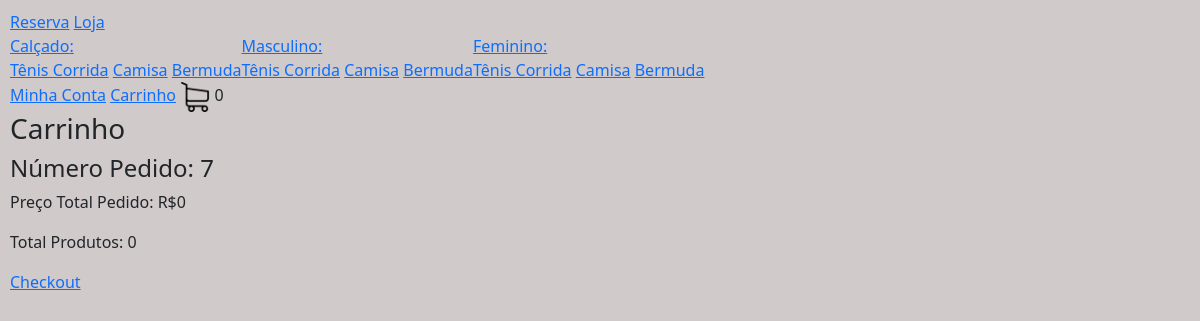
Before: /carrinho/ (signed in) with the older database file.
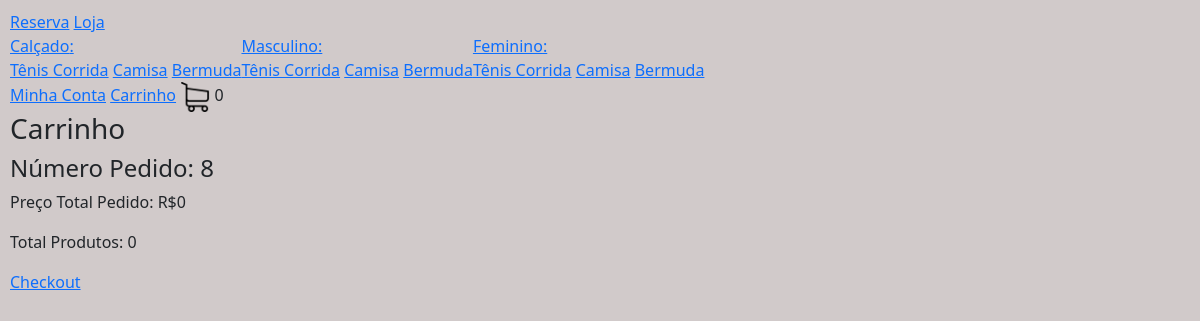
After: the same page with the newer database file.
### loja/models.py (models this page shows, shortened)
class Pedido(models.Model):
     cliente =  models.ForeignKey(Cliente, null=True, blank=True, on_delete=models.SET_NULL)
     finalizado =  models.BooleanField(default=False)
     codigo_transacao =  models.CharField(max_length=200, null=True, blank=True)
     endereco = models.ForeignKey(Endereco, null=True, blank=True, on_delete=models.SET_NULL)
     data_finalizacao = models.DateField(null=True, blank=True)
     @property
     def quantidade_total(self):
         itens_pedido = ItensPedido.objects.filter(pedido__id=self.id)
         quantidade = sum([item.quantidade for item in itens_pedido])
         return quantidade
     @property
     def preco_total(self):
         itens_pedido = ItensPedido.objects.filter(pedido__id=self.id)
         preco = sum([item.preco_total for item in itens_pedido])
         return preco

### loja/views.py (the view, shortened to what this page needs)
# urls.py: path('carrinho/', carrinho, name="carrinho") ,
def carrinho(request):
  if request.user.is_authenticated:  # Verifica se o usuário está autenticado
    cliente = request.user.cliente
  pedido, criado = Pedido.objects.get_or_create(cliente=cliente, finalizado=False)
  itens_pedido = ItensPedido.objects.filter(pedido=pedido)
  for item in itens_pedido:
    print(item.preco_total)
  context = {"itens_pedido": itens_pedido, "pedido": pedido, "cliente_existente": True}
  return render(request, 'carrinho.html', context)

### loja/novos_context.py (called while the page is built)
def carrinho(request):
  quantidade_produtos_carrinho = 0
  if request.user.is_authenticated:
    cliente = request.user.cliente
  else: #se cliente nao estiver logado
     if request.COOKIES.get("id_sessao"):
        id_sessao = request.COOKIES.get("id_sessao")
        cliente, criado = Cliente.objects.get_or_create(id_sessao=id_sessao)
     else: #caso não tenha o id_sessao associado a ele
        return {"quantidade_produtos_carrinho": quantidade_produtos_carrinho}
  pedido, criado = Pedido.objects.get_or_create(cliente=cliente, finalizado=False)
  itens_pedido = ItensPedido.objects.filter(pedido=pedido)
  for item in itens_pedido:
    quantidade_produtos_carrinho += item.quantidade
  return {"quantidade_produtos_carrinho": quantidade_produtos_carrinho}

def categorias_tipos(request):
   categorias_navegacao = Categoria.objects.all()
   tipos_navegacao = Tipo.objects.all()
   return {"categorias_navegacao": categorias_navegacao, "tipos_navegacao": tipos_navegacao}

### loja/templates/carrinho.html (shortened to what this page needs)
{% extends 'base.html' %}
{% load static %}
{% block body %}
<h3>Carrinho</h3>
{% if cliente_existente %}
    <h4>Número Pedido: {{ pedido.id }}</h4>
    <p>Preço Total Pedido: R${{ pedido.preco_total }}</p>
    <p>Total Produtos: {{ pedido.quantidade_total }}</p>
    <a href="{% url 'checkout' %}">Checkout</a>
{% else %}
    <h3>Seu carrinho esta vazio </h3>
    <a href="{% url 'loja' %}">Visite nossa loja</a>
{% endif %}
{% endblock %}

Changed rows visible on the page:
no longer on this page (row edited): Pedido: id "7", preco_total "0", quantidade_total "0"
added Pedido: id "8", preco_total "0", quantidade_total "0"
